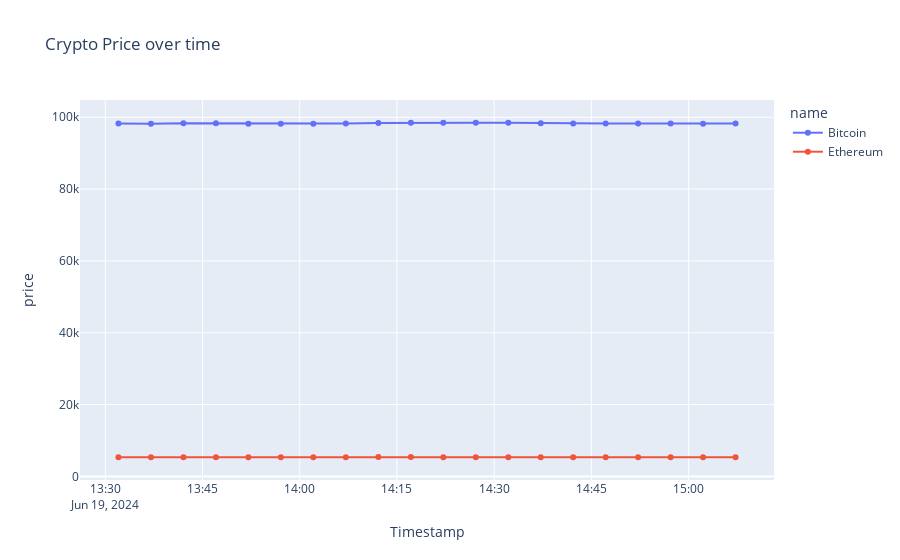

The cell this chart's notebook holds for it:
### Code cell
# price
plot_coin_line(df, coin=['bitcoin','ethereum'], y_column_name='quote.AUD.price')
